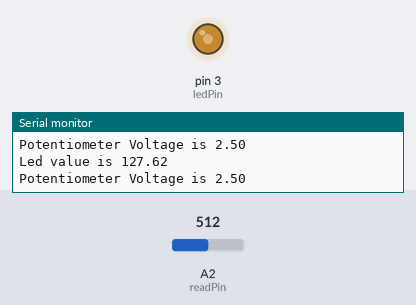
Recording of a sketch running on a simulated Arduino Uno, built with avr-gcc and run on an emulated ATmega328P. Parts: output pins drawn as LEDs (lit = HIGH), the last lines printed to the serial monitor. The inputs (shaded band) are chosen by the test bench; at power-on: A2 (readPin) = 512.

Above: at 1.2 s.
1.3 s: A2 (readPin) set to 46
At 2.5 s:
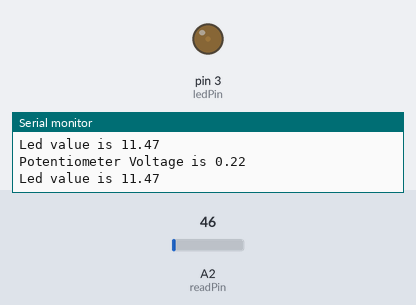
2.8 s: A2 (readPin) set to 38
At 4.0 s:
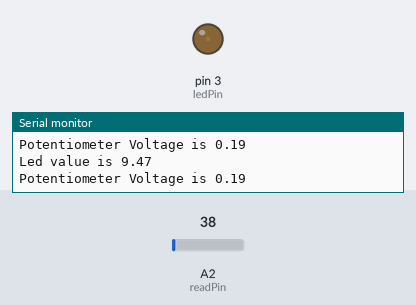
4.3 s: A2 (readPin) set to 716
At 5.5 s:
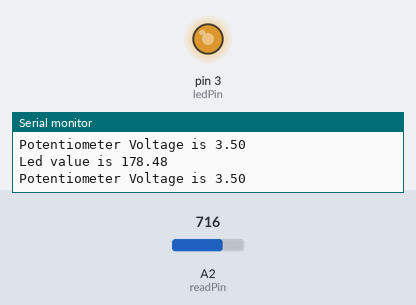
5.8 s: A2 (readPin) set to 900
At 6.2 s:
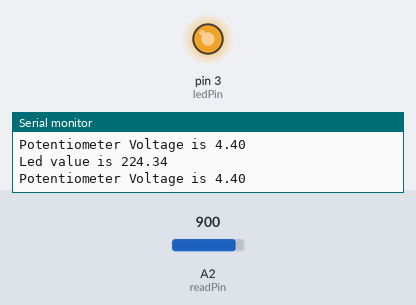
7.4 s: A2 (readPin) set to 418
At 8.6 s:
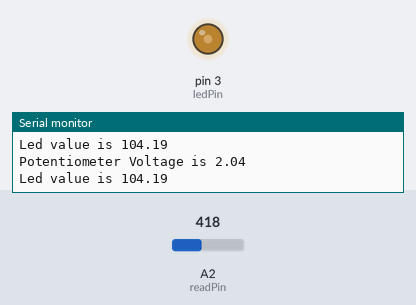
8.9 s: A2 (readPin) set to 384
At 10.3 s:
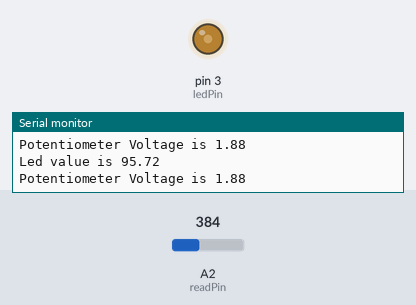
Timing chart, 0 to 11.9 s (numbered marks = the images above; inputs shaded):
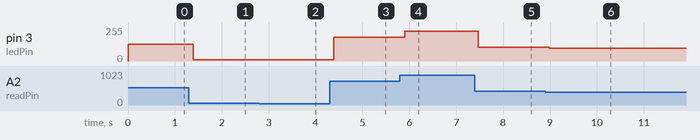

Measured:
- after the input at 1.3 s, pin 3 (ledPin): 127/255 → 11/255 after 0.09 s
- after the input at 2.8 s, pin 3 (ledPin): 11/255 → 9/255 after 0.08 s
- after the input at 4.3 s, pin 3 (ledPin): 9/255 → 178/255 after 0.09 s
- after the input at 5.8 s, pin 3 (ledPin): 178/255 → 224/255 after 0.10 s
- after the input at 7.4 s, pin 3 (ledPin): 224/255 → 104/255 after 0.07 s
- after the input at 8.9 s, pin 3 (ledPin): 104/255 → 95/255 after 0.08 s

The sketch:

potentiometer_controlled_led.ino
```cpp
int delayTime = 500;
int readPin = A2;
int readVal;
float V2;
int ledPin = 3;
float ledVal;


void setup () {

  pinMode(readPin, INPUT);
  pinMode(ledPin, OUTPUT);

  Serial.begin(9600);

}

void loop () {

//  digitalWrite(9, HIGH);

  readVal = analogRead(readPin);

  V2 = (5./1023.)  * readVal;

  Serial.print("Potentiometer Voltage is ");
  Serial.println(V2);

  ledVal = (255. / 1023.)* readVal;

  Serial.print("Led value is ");
  Serial.println(ledVal);

  analogWrite(ledPin, ledVal);

//  delay(delayTime);

}
```
